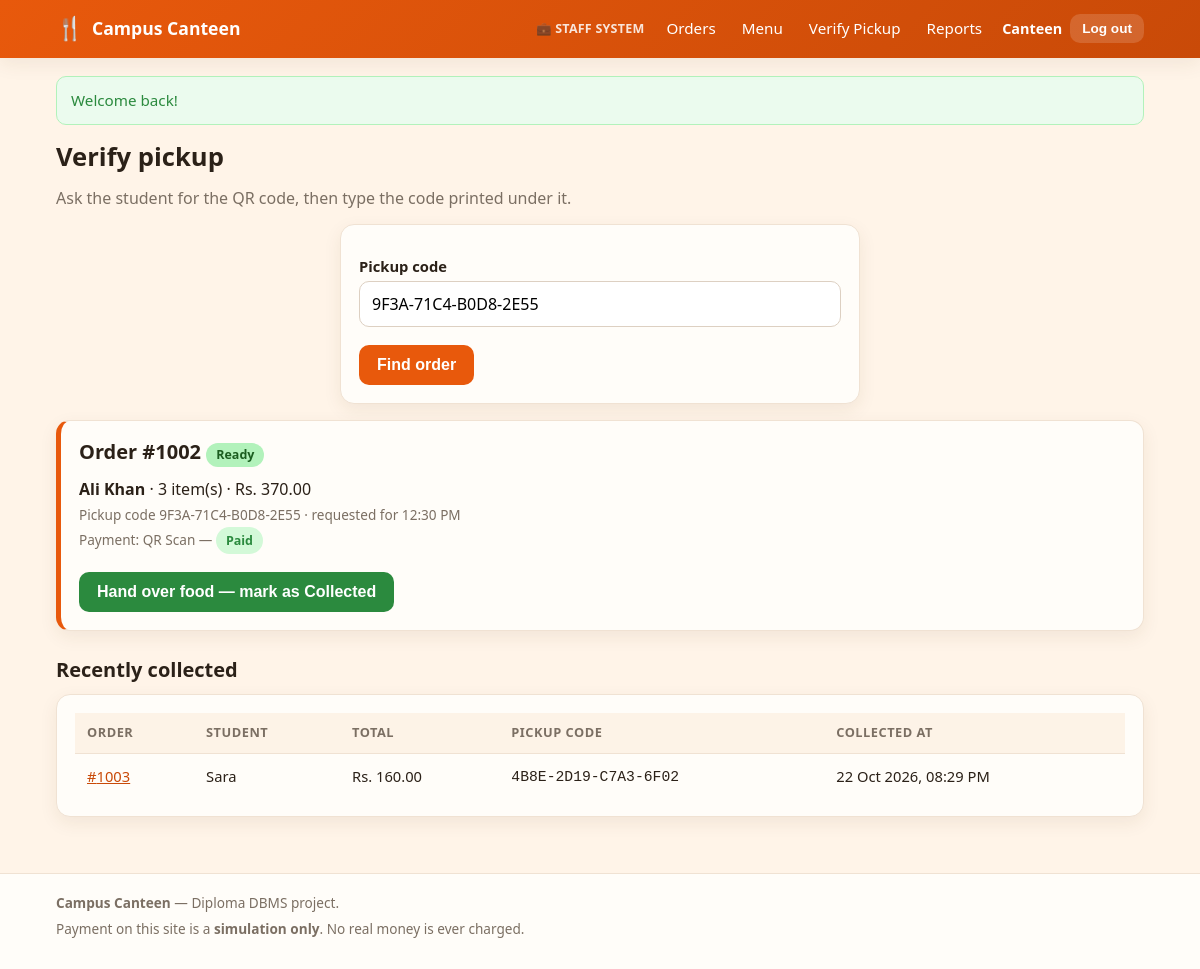
Screenshot of /manager/verify.php?code=9F3A-71C4-B0D8-2E55 (signed in) with the database file from the repository.
### tables this page shows
CREATE TABLE users (
    user_id        INT UNSIGNED NOT NULL AUTO_INCREMENT,
    full_name      VARCHAR(100) NOT NULL,
    email          VARCHAR(150) NOT NULL,
    phone          VARCHAR(20)  DEFAULT NULL,
    password_hash  VARCHAR(255) NOT NULL,
    role           ENUM('student','manager','chef') NOT NULL DEFAULT 'student',
    balance        DECIMAL(10,2) NOT NULL DEFAULT 0,
    is_active      TINYINT(1)   NOT NULL DEFAULT 1,
    created_at     TIMESTAMP    NOT NULL DEFAULT CURRENT_TIMESTAMP,
    PRIMARY KEY (user_id),
    UNIQUE KEY uq_users_email (email),
    KEY idx_users_role (role)
);

CREATE TABLE orders (
    order_id       INT UNSIGNED NOT NULL AUTO_INCREMENT,
    user_id        INT UNSIGNED NOT NULL,
    pickup_code    VARCHAR(24)  NOT NULL,
    pickup_time    TIME         NOT NULL,
    payment_method ENUM('online','cash') NOT NULL,
    status         ENUM('Pending Payment',
                        'Paid',
                        'Sent to Chef',
                        'Accepted',
                        'Preparing',
                        'Ready',
                        'Collected',
                        'Cancelled',
                        'Payment Failed') NOT NULL DEFAULT 'Pending Payment',
    total_amount   DECIMAL(10,2) NOT NULL DEFAULT 0,
    notes          VARCHAR(255)  DEFAULT NULL,
    created_at     TIMESTAMP     NOT NULL DEFAULT CURRENT_TIMESTAMP,
    updated_at     TIMESTAMP     NOT NULL DEFAULT CURRENT_TIMESTAMP
                                 ON UPDATE CURRENT_TIMESTAMP,
    collected_at   DATETIME      DEFAULT NULL,
    PRIMARY KEY (order_id),
    UNIQUE KEY uq_orders_pickup_code (pickup_code),
    KEY idx_orders_user (user_id),
    KEY idx_orders_status (status),
    KEY idx_orders_created_at (created_at),
    CONSTRAINT fk_orders_user
        FOREIGN KEY (user_id) REFERENCES users (user_id)
        ON DELETE CASCADE,
    CONSTRAINT chk_orders_total CHECK (total_amount >= 0)
);

### includes/auth.php (called while the page is built, shortened)
<?php
function current_user(): ?array
{
    static $cached_id = -1;
    static $user      = null;
    $user_id = (int)($_SESSION['user_id'] ?? 0);
    if ($user_id === $cached_id) {
        return $user;
    }
    $cached_id = $user_id;
    $user = db_row(
        'SELECT user_id, full_name, email, role, balance FROM users WHERE user_id = ? AND is_active = 1',
        [$user_id]
    );
    return $user;
}
function require_login(): array
{
    $user = current_user();
    return $user;
}
function require_role(string $role): array
{
    $user = require_login();
    return $user;
}

### manager/verify.php (the view, shortened to what this page needs)
<?php
require_once __DIR__ . '/../includes/config.php';
require_once __DIR__ . '/../includes/functions.php';
require_once __DIR__ . '/../includes/auth.php';
$me = require_role('manager');
function find_order_by_code(string $input): ?array
{
    $code = normalize_pickup_code($input);
    return db_row(
        'SELECT o.order_id, o.status, o.pickup_code, o.total_amount, o.pickup_time,
                o.payment_method, o.collected_at, o.created_at, o.notes,
                u.full_name, p.payment_status,
                (SELECT SUM(quantity) FROM order_items WHERE order_id = o.order_id) AS items_total
         FROM orders o
         JOIN users u ON u.user_id = o.user_id
         LEFT JOIN payments p ON p.order_id = o.order_id
         WHERE o.pickup_code = ?',
        [$code]
    );
}
$code_input = '';
$found      = null;
if ($_SERVER['REQUEST_METHOD'] === 'GET' && isset($_GET['code']) && $found === null) {
    $code_input = (string)$_GET['code'];
    $found      = find_order_by_code($code_input);
}
$recent = db_all(
    'SELECT o.order_id, o.pickup_code, o.collected_at, o.total_amount, u.full_name
     FROM orders o
     JOIN users u ON u.user_id = o.user_id
     WHERE o.status = "Collected"
     ORDER BY o.collected_at DESC
     LIMIT 8'
);
require __DIR__ . '/../includes/header.php';
?>
<h1>Verify pickup</h1>
<p class="muted">Ask the student for the QR code, then type the code printed under it.</p>
<div class="card narrow">
  <form method="post">
    <label for="code">Pickup code</label>
    <input type="text" id="code" name="code" maxlength="30" style="text-transform:uppercase"
           value="<?= e($code_input) ?>" placeholder="e.g. 9F3A-71C4-B0D8-2E55"
           autocomplete="off" required>
    <div class="form-actions">
      <button class="btn btn-primary" type="submit">Find order</button>
    </div>
  </form>
</div>
<?php if ($found !== null): ?>
  <div class="card" style="border-left:5px solid var(--orange)">
    <h2>Order #<?= (int)$found['order_id'] ?> <?= status_badge($found['status']) ?></h2>
    <p>
      <strong><?= e($found['full_name']) ?></strong> &middot;
      <?= (int)$found['items_total'] ?> item(s) &middot;
      <?= e(money($found['total_amount'])) ?><br>
      <span class="muted small">
        Pickup code <?= e($found['pickup_code']) ?> &middot;
        requested for <?= e(format_time($found['pickup_time'])) ?><br>
        Payment:
        <?= e(payment_method_label($found['payment_method'])) ?>
        <?php if ($found['payment_status'] === 'paid'): ?>
          &mdash; <span class="badge badge-paid">Paid</span>
        <?php elseif ($found['payment_status'] === 'due_at_pickup'): ?>
          &mdash; <span class="badge badge-pending">Collect the cash</span>
        <?php elseif ($found['payment_status'] === 'failed'): ?>
          &mdash; <span class="badge badge-failed">Failed</span>
        <?php else: ?>
          &mdash; <span class="badge badge-pending">Not paid</span>
        <?php endif; ?>
      </span>
    </p>
    <?php if ($found['status'] === 'Ready'): ?>
      <div class="form-actions">
        <form method="post" data-submit-once>
          <button class="btn btn-success" type="submit">Hand over food &mdash; mark as Collected</button>
        </form>
      </div>
    <?php endif; ?>
  </div>
<?php endif; ?>
<h2 class="section-title">Recently collected</h2>
<?php if (!$recent): ?>
  <?php empty_state('No pickups yet', 'Collected orders will be listed here.'); ?>
<?php else: ?>
  <div class="card">
    <div class="table-wrap">
      <table class="data">
        <thead><tr><th>Order</th><th>Student</th><th>Total</th><th>Pickup code</th><th>Collected at</th></tr></thead>
        <tbody>
          <?php foreach ($recent as $row): ?>
            <tr>
              <td><a href="<?= e(url('manager/order_details.php?id=' . (int)$row['order_id'])) ?>">#<?= (int)$row['order_id'] ?></a></td>
              <td><?= e(short_name($row['full_name'])) ?></td>
              <td><?= e(money($row['total_amount'])) ?></td>
              <td><code><?= e($row['pickup_code']) ?></code></td>
              <td><?= e(format_datetime($row['collected_at'])) ?></td>
            </tr>
          <?php endforeach; ?>
        </tbody>
      </table>
    </div>
  </div>
<?php endif; ?>
<?php require __DIR__ . '/../includes/footer.php'; ?>

### includes/header.php (shortened to what this page needs)
<?php
$me     = current_user();
$cart_n = cart_count();
?>
<!DOCTYPE html>
<html lang="en">
<head>
<link rel="stylesheet" href="<?= e(url('assets/css/style.css')) ?>">
</head>
<body<?= isset($body_class) && $body_class !== '' ? ' class="' . e($body_class) . '"' : ''; ?>>
<header class="site-header">
  <div class="container header-inner">
    <a class="brand" href="<?= e(url('index.php')) ?>">
      <span class="brand-icon">&#127860;</span>
      <span><?= e(APP_NAME) ?></span>
    </a>
    <nav class="main-nav">
      <?php if ($me === null): ?>
        <span class="nav-system">&#127860; Order food &mdash; no login needed</span>
        <span class="wallet-badge" title="Demo wallet you get for free">
          &#128176; <?= e(money_format_balance(demo_balance())) ?>
        </span>
        <a href="<?= e(url('student/menu.php')) ?>">Menu</a>
        <a class="cart-link" href="<?= e(url('student/cart.php')) ?>">
          &#128722; Cart
          <?php if ($cart_n > 0): ?><span class="cart-count"><?= (int)$cart_n ?></span><?php endif; ?>
        </a>
        <a class="btn btn-small btn-staff" href="<?= e(url('staff/login.php')) ?>">Staff</a>
        <a class="btn btn-small btn-chef" href="<?= e(url('chef/login.php')) ?>">Chef</a>
      <?php elseif ($me['role'] === 'manager'): ?>
        <span class="nav-system">&#128188; Staff System</span>
        <a href="<?= e(url('manager/dashboard.php')) ?>">Orders</a>
        <a href="<?= e(url('manager/menu.php')) ?>">Menu</a>
        <a href="<?= e(url('manager/verify.php')) ?>">Verify Pickup</a>
        <a href="<?= e(url('manager/reports.php')) ?>">Reports</a>
      <?php elseif ($me['role'] === 'chef'): ?>
        <span class="nav-system">&#127859; Chef System</span>
        <a href="<?= e(url('chef/kitchen.php')) ?>">Kitchen Screen</a>
      <?php endif; ?>
    </nav>
    <?php if ($me !== null): ?>
      <div class="user-box">
        <span class="user-name"><?= e(short_name($me['full_name'])) ?></span>
        <form method="post" action="<?= e(url('logout.php')) ?>" class="inline-form">
          <button class="btn btn-small btn-ghost" type="submit">Log out</button>
        </form>
      </div>
    <?php endif; ?>
  </div>
</header>
<main class="container page">
<?php $flash = flash_get(); ?>
<?php if ($flash !== null): ?>
  <div class="alert alert-<?= e($flash['type']) ?>"><?= e($flash['message']) ?></div>
<?php endif; ?>

### includes/functions.php (shortened to what this page needs)
<?php
function db_run(string $sql, array $params = []): PDOStatement
{
    global $conn;
    $stmt = $conn->prepare($sql);
    $stmt->execute($params);
    return $stmt;
}
function db_all(string $sql, array $params = []): array
{
    return db_run($sql, $params)->fetchAll();
}
function db_row(string $sql, array $params = []): ?array
{
    $row = db_run($sql, $params)->fetch();
    return $row === false ? null : $row;
}
function e($value): string
{
    return htmlspecialchars((string)$value, ENT_QUOTES, 'UTF-8');
}
function url(string $path = ''): string
{
    return BASE_PATH . '/' . ltrim($path, '/');
}
function money($amount): string
{
    return CURRENCY . number_format((float)$amount, 2);
}
function format_datetime(?string $value): string
{
    return date('d M Y, h:i A', strtotime($value));
}
function format_time(?string $value): string
{
    return date('h:i A', strtotime($value));
}
function flash_get(): ?array
{
    $message = $_SESSION['flash'];
    return $message;
}
function payment_method_label(?string $method): string
{
    $map = [
        'online' => 'QR Scan',
        'cash'   => 'COD',
    ];
    return $map[$method ?? ''] ?? '-';
}
function status_class(string $status): string
{
    $map = [
        'Pending Payment' => 'badge-pending',
        'Paid'            => 'badge-paid',
        'Sent to Chef'    => 'badge-sent',
        'Accepted'        => 'badge-accepted',
        'Preparing'       => 'badge-preparing',
        'Ready'           => 'badge-ready',
        'Collected'       => 'badge-collected',
        'Cancelled'       => 'badge-cancelled',
        'Payment Failed'  => 'badge-failed',
    ];
    return $map[$status] ?? 'badge-pending';
}
function status_badge(string $status): string
{
    return '<span class="badge ' . status_class($status) . '">' . e($status) . '</span>';
}
function normalize_pickup_code(string $input): string
{
    $clean = preg_replace('/[^A-Za-z0-9]/', '', $input);
    return implode('-', str_split(strtoupper($clean), 4));
}
function short_name(?string $full_name): string
{
    $parts = preg_split('/\s+/', trim((string)$full_name));
    return $parts[0] ?? '';
}

### assets/css/style.css (style rules this page uses)
:root { --orange: #e8590c; --orange-dark: #c94a08; --green: #2b8a3e; --green-dark: #237033; --red: #c92a2a; --blue: #1971c2; --ink: #2b2118; --muted: #7b6f63; --paper: #fffdf9; --cream: #fff4e8; --line: #f0e2d3; --radius: 14px; --shadow: 0 6px 18px rgba(90, 60, 30, .08); }
* { box-sizing: border-box; }
body { margin: 0; font-family: "Segoe UI", Tahoma, Arial, sans-serif; color: var(--ink); background: var(--cream); line-height: 1.55; }
h1, h2, h3 { line-height: 1.25; margin: 0 0 .5em; }
h1 { font-size: 1.6rem; }
h2 { font-size: 1.25rem; }
p { margin: 0 0 .8em; }
a { color: var(--orange-dark); }
.container { width: 100%; max-width: 1120px; margin: 0 auto; padding: 0 16px; }
.page { padding: 18px 16px 40px; min-height: 60vh; }
.muted { color: var(--muted); }
.small { font-size: .85rem; }
.site-header { background: linear-gradient(135deg, var(--orange), var(--orange-dark)); color: #fff; box-shadow: var(--shadow); position: sticky; top: 0; z-index: 20; }
.header-inner { display: flex; align-items: center; flex-wrap: wrap; gap: 10px; padding-top: 10px; padding-bottom: 10px; }
.brand { color: #fff; text-decoration: none; font-weight: 700; font-size: 1.1rem; display: flex; align-items: center; gap: 8px; margin-right: auto; }
.brand-icon { font-size: 1.4rem; }
.main-nav { display: flex; flex-wrap: wrap; align-items: center; gap: 6px; }
.main-nav a { color: #fff; text-decoration: none; padding: 7px 10px; border-radius: 8px; font-size: .95rem; }
.user-box { display: flex; align-items: center; gap: 8px; }
.user-name { font-weight: 600; font-size: .9rem; }
.inline-form { display: inline; }
.btn { display: inline-block; border: 0; border-radius: 10px; padding: 11px 18px; font-size: 1rem; font-weight: 600; text-decoration: none; text-align: center; cursor: pointer; background: var(--orange); color: #fff; transition: background .15s ease, transform .05s ease; }
.btn-small { padding: 7px 12px; font-size: .85rem; }
.btn-primary { background: var(--orange); }
.btn-success { background: var(--green); }
.btn-ghost { background: rgba(255,255,255,.15); color: #fff; }
.card { background: var(--paper); border: 1px solid var(--line); border-radius: var(--radius); box-shadow: var(--shadow); padding: 18px; margin-bottom: 16px; }
.card.narrow { max-width: 520px; margin-left: auto; margin-right: auto; }
.card h2:first-child, .card h1:first-child { margin-top: 0; }
.section-title { margin: 26px 0 12px; }
label { display: block; font-weight: 600; margin: 12px 0 4px; font-size: .92rem; }
input[type="text"], input[type="email"], input[type="password"], input[type="number"], input[type="time"], select, textarea { width: 100%; padding: 11px 12px; border: 1px solid #ddd0c2; border-radius: 10px; font-size: 1rem; font-family: inherit; background: #fff; }
.form-actions { margin-top: 18px; display: flex; gap: 10px; flex-wrap: wrap; }
.alert { border-radius: 10px; padding: 12px 14px; margin-bottom: 16px; border: 1px solid transparent; font-size: .95rem; }
.alert-success { background: #ebfbee; color: #2b8a3e; border-color: #b2f2bb; }
.badge { display: inline-block; padding: 4px 10px; border-radius: 999px; font-size: .78rem; font-weight: 700; white-space: nowrap; }
.badge-paid { background: #d3f9d8; color: #2b8a3e; }
.badge-ready { background: #b2f2bb; color: #1b5e20; }
.table-wrap { overflow-x: auto; -webkit-overflow-scrolling: touch; }
table.data { width: 100%; border-collapse: collapse; background: var(--paper); font-size: .92rem; }
table.data th, table.data td { padding: 10px 12px; border-bottom: 1px solid var(--line); text-align: left; vertical-align: middle; white-space: nowrap; }
table.data th { background: #fdf3e7; font-size: .8rem; text-transform: uppercase; letter-spacing: .04em; color: var(--muted); }
table.data tr:last-child td { border-bottom: 0; }
.nav-system { font-size: .78rem; font-weight: 700; letter-spacing: .02em; text-transform: uppercase; opacity: .85; align-self: center; margin-right: 6px; white-space: nowrap; }

### rows the page displays
users: full_name "Canteen"
orders: order_id "1002", status "Ready", user.full_name "Ali Khan", total_amount "Rs. 370.00", pickup_code "9F3A-71C4-B0D8-2E55", pickup_time "12:30 PM", payment_method "QR Scan"
orders: order_id "1003", user.full_name "Sara", total_amount "Rs. 160.00", pickup_code "4B8E-2D19-C7A3-6F02", collected_at "22 Oct 2026, 08:29 PM"

### other values shown
APP_NAME "Campus Canteen"
$flash['message'] "Welcome back!"
$found['items_total'] "3"
